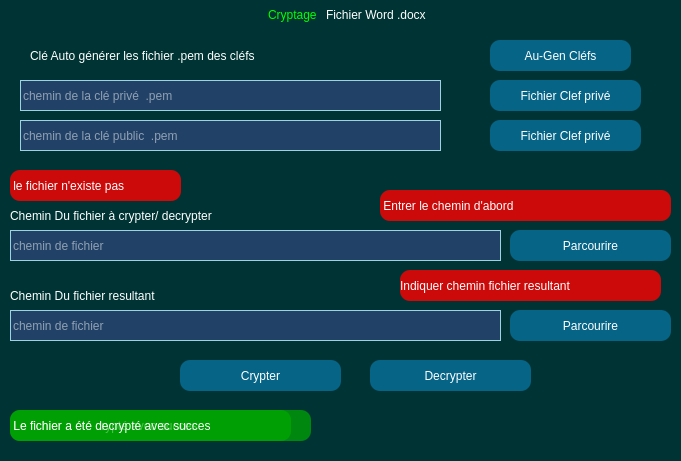
<?xml version="1.0" encoding="UTF-8"?>
<ui version="4.0">
 <class>CRYPTOFICHIER</class>
 <widget class="QMainWindow" name="CRYPTOFICHIER">
  <property name="windowModality">
   <enum>Qt::ApplicationModal</enum>
  </property>
  <property name="geometry">
   <rect>
    <x>0</x>
    <y>0</y>
    <width>681</width>
    <height>461</height>
   </rect>
  </property>
  <property name="windowTitle">
   <string>CRYPTOFICHIER</string>
  </property>
  <property name="styleSheet">
   <string notr="true">background-color: rgb(0, 52, 52);</string>
  </property>
  <widget class="QWidget" name="centralwidget">
   <widget class="QWidget" name="layoutWidget">
    <property name="geometry">
     <rect>
      <x>0</x>
      <y>0</y>
      <width>681</width>
      <height>30</height>
     </rect>
    </property>
    <layout class="QHBoxLayout" name="horizontalLayout">
     <item>
      <widget class="QLabel" name="label_6">
       <property name="text">
        <string/>
       </property>
       <property name="pixmap">
        <pixmap>C:/Users/ML/.designer/backup/image/32CYPHER.jpg</pixmap>
       </property>
       <property name="scaledContents">
        <bool>true</bool>
       </property>
      </widget>
     </item>
     <item>
      <spacer name="horizontalSpacer_3">
       <property name="orientation">
        <enum>Qt::Horizontal</enum>
       </property>
       <property name="sizeHint" stdset="0">
        <size>
         <width>40</width>
         <height>20</height>
        </size>
       </property>
      </spacer>
     </item>
     <item>
      <widget class="QLabel" name="label_35">
       <property name="styleSheet">
        <string notr="true">color: rgb(0, 255, 0);
background:transparent;
font: 75 16pt &quot;Century Gothic&quot;;
</string>
       </property>
       <property name="text">
        <string>Cryptage </string>
       </property>
      </widget>
     </item>
     <item>
      <widget class="QLabel" name="label_68">
       <property name="styleSheet">
        <string notr="true">color: #ffffff;
background:transparent;
font: 75 16pt &quot;Century Gothic&quot;;
</string>
       </property>
       <property name="text">
        <string>Fichier Word .docx</string>
       </property>
      </widget>
     </item>
     <item>
      <spacer name="horizontalSpacer">
       <property name="orientation">
        <enum>Qt::Horizontal</enum>
       </property>
       <property name="sizeType">
        <enum>QSizePolicy::MinimumExpanding</enum>
       </property>
       <property name="sizeHint" stdset="0">
        <size>
         <width>40</width>
         <height>20</height>
        </size>
       </property>
      </spacer>
     </item>
    </layout>
   </widget>
   <widget class="QPushButton" name="decrypter_btn">
    <property name="enabled">
     <bool>true</bool>
    </property>
    <property name="geometry">
     <rect>
      <x>370</x>
      <y>360</y>
      <width>161</width>
      <height>31</height>
     </rect>
    </property>
    <property name="sizePolicy">
     <sizepolicy hsizetype="Minimum" vsizetype="Fixed">
      <horstretch>0</horstretch>
      <verstretch>0</verstretch>
     </sizepolicy>
    </property>
    <property name="styleSheet">
     <string notr="true">font: 14pt &quot;5by7&quot;;
color: rgb(255, 255, 255);
background-color: rgb(6, 100, 135);
border-radius:10px;</string>
    </property>
    <property name="text">
     <string>Decrypter</string>
    </property>
    <property name="shortcut">
     <string>Return</string>
    </property>
    <property name="checkable">
     <bool>false</bool>
    </property>
    <property name="default">
     <bool>true</bool>
    </property>
   </widget>
   <widget class="QPushButton" name="crypter_btn">
    <property name="enabled">
     <bool>true</bool>
    </property>
    <property name="geometry">
     <rect>
      <x>180</x>
      <y>360</y>
      <width>161</width>
      <height>31</height>
     </rect>
    </property>
    <property name="sizePolicy">
     <sizepolicy hsizetype="Minimum" vsizetype="Fixed">
      <horstretch>0</horstretch>
      <verstretch>0</verstretch>
     </sizepolicy>
    </property>
    <property name="styleSheet">
     <string notr="true">background-color: rgb(6, 100, 135);
font: 14pt &quot;5by7&quot;;
border-color: rgb(255, 255, 255);
color: rgb(255, 255, 255);font: 14pt &quot;5by7&quot;;
border-radius:10px;</string>
    </property>
    <property name="text">
     <string>Crypter</string>
    </property>
    <property name="shortcut">
     <string>Return</string>
    </property>
    <property name="checkable">
     <bool>false</bool>
    </property>
    <property name="default">
     <bool>true</bool>
    </property>
   </widget>
   <widget class="QLabel" name="msg_3">
    <property name="enabled">
     <bool>false</bool>
    </property>
    <property name="geometry">
     <rect>
      <x>10</x>
      <y>410</y>
      <width>281</width>
      <height>31</height>
     </rect>
    </property>
    <property name="styleSheet">
     <string notr="true">background: rgba(0, 170, 0,0.7);

color: rgb(255, 255, 255);
border-radius:10px;
font: 12pt &quot;Century Gothic&quot;;</string>
    </property>
    <property name="text">
     <string> Le fichier a été crypté avec succes</string>
    </property>
   </widget>
   <widget class="QLabel" name="msg_1">
    <property name="enabled">
     <bool>false</bool>
    </property>
    <property name="geometry">
     <rect>
      <x>380</x>
      <y>190</y>
      <width>291</width>
      <height>31</height>
     </rect>
    </property>
    <property name="styleSheet">
     <string notr="true">background:rgba(255,0,0,0.8);
color: rgb(255, 255, 255);
border-radius:10px;
font: 12pt &quot;Century Gothic&quot;;</string>
    </property>
    <property name="text">
     <string> Entrer le chemin d'abord </string>
    </property>
   </widget>
   <widget class="QLabel" name="msg_2">
    <property name="enabled">
     <bool>false</bool>
    </property>
    <property name="geometry">
     <rect>
      <x>10</x>
      <y>170</y>
      <width>171</width>
      <height>31</height>
     </rect>
    </property>
    <property name="styleSheet">
     <string notr="true">background:rgba(255,0,0,0.8);
color: rgb(255, 255, 255);
border-radius:10px;
font: 12pt &quot;Century Gothic&quot;;</string>
    </property>
    <property name="text">
     <string> le fichier n'existe pas </string>
    </property>
   </widget>
   <widget class="QLabel" name="msg_4">
    <property name="enabled">
     <bool>false</bool>
    </property>
    <property name="geometry">
     <rect>
      <x>10</x>
      <y>410</y>
      <width>301</width>
      <height>31</height>
     </rect>
    </property>
    <property name="styleSheet">
     <string notr="true">background: rgba(0, 170, 0,0.7);

color: rgb(255, 255, 255);
border-radius:10px;
font: 12pt &quot;Century Gothic&quot;;</string>
    </property>
    <property name="text">
     <string> Le fichier a été decrypté avec succes</string>
    </property>
   </widget>
   <widget class="QLineEdit" name="chemin">
    <property name="enabled">
     <bool>true</bool>
    </property>
    <property name="geometry">
     <rect>
      <x>10</x>
      <y>230</y>
      <width>491</width>
      <height>31</height>
     </rect>
    </property>
    <property name="sizePolicy">
     <sizepolicy hsizetype="Fixed" vsizetype="Fixed">
      <horstretch>0</horstretch>
      <verstretch>0</verstretch>
     </sizepolicy>
    </property>
    <property name="sizeIncrement">
     <size>
      <width>15</width>
      <height>15</height>
     </size>
    </property>
    <property name="baseSize">
     <size>
      <width>15</width>
      <height>15</height>
     </size>
    </property>
    <property name="mouseTracking">
     <bool>false</bool>
    </property>
    <property name="layoutDirection">
     <enum>Qt::LeftToRight</enum>
    </property>
    <property name="autoFillBackground">
     <bool>false</bool>
    </property>
    <property name="styleSheet">
     <string notr="true">

color:#ffffff;
border-radius: 0px;
border:1px solid #9cd3e2;
background-color: rgb(33, 65, 103);
font: 12pt &quot;Century Gothic&quot;;</string>
    </property>
    <property name="inputMask">
     <string notr="true"/>
    </property>
    <property name="text">
     <string notr="true"/>
    </property>
    <property name="maxLength">
     <number>999999999</number>
    </property>
    <property name="frame">
     <bool>true</bool>
    </property>
    <property name="cursorPosition">
     <number>0</number>
    </property>
    <property name="placeholderText">
     <string notr="true">chemin de fichier</string>
    </property>
    <property name="cursorMoveStyle">
     <enum>Qt::LogicalMoveStyle</enum>
    </property>
    <property name="clearButtonEnabled">
     <bool>false</bool>
    </property>
   </widget>
   <widget class="QPushButton" name="parcourire_btn">
    <property name="enabled">
     <bool>true</bool>
    </property>
    <property name="geometry">
     <rect>
      <x>510</x>
      <y>230</y>
      <width>161</width>
      <height>31</height>
     </rect>
    </property>
    <property name="sizePolicy">
     <sizepolicy hsizetype="Minimum" vsizetype="Fixed">
      <horstretch>0</horstretch>
      <verstretch>0</verstretch>
     </sizepolicy>
    </property>
    <property name="styleSheet">
     <string notr="true">font: 14pt &quot;5by7&quot;;
color: rgb(255, 255, 255);
background-color: rgb(6, 100, 135);
border-radius:10px;</string>
    </property>
    <property name="text">
     <string>Parcourire</string>
    </property>
    <property name="shortcut">
     <string>Return</string>
    </property>
    <property name="checkable">
     <bool>false</bool>
    </property>
    <property name="default">
     <bool>true</bool>
    </property>
   </widget>
   <widget class="QLabel" name="label_3">
    <property name="geometry">
     <rect>
      <x>30</x>
      <y>40</y>
      <width>391</width>
      <height>31</height>
     </rect>
    </property>
    <property name="styleSheet">
     <string notr="true">background:transparent;
font: 14pt &quot;5by7&quot;;

font: 14pt &quot;Century Gothic&quot;;

color:#ffffff;</string>
    </property>
    <property name="text">
     <string>Clé Auto générer les fichier .pem des cléfs</string>
    </property>
   </widget>
   <widget class="QLabel" name="label_2">
    <property name="geometry">
     <rect>
      <x>10</x>
      <y>200</y>
      <width>361</width>
      <height>31</height>
     </rect>
    </property>
    <property name="styleSheet">
     <string notr="true">background:transparent;
font: 14pt &quot;5by7&quot;;

font: 14pt &quot;Century Gothic&quot;;

color:#ffffff;</string>
    </property>
    <property name="text">
     <string>Chemin Du fichier à crypter/ decrypter</string>
    </property>
   </widget>
   <widget class="QPushButton" name="confirmer_btn">
    <property name="geometry">
     <rect>
      <x>490</x>
      <y>40</y>
      <width>141</width>
      <height>31</height>
     </rect>
    </property>
    <property name="sizePolicy">
     <sizepolicy hsizetype="Minimum" vsizetype="Fixed">
      <horstretch>0</horstretch>
      <verstretch>0</verstretch>
     </sizepolicy>
    </property>
    <property name="styleSheet">
     <string notr="true">font: 14pt &quot;5by7&quot;;
color: rgb(255, 255, 255);
background-color: rgb(6, 100, 135);
border-radius:10px;</string>
    </property>
    <property name="text">
     <string>Au-Gen Cléfs</string>
    </property>
    <property name="shortcut">
     <string>Return</string>
    </property>
    <property name="checkable">
     <bool>false</bool>
    </property>
    <property name="default">
     <bool>true</bool>
    </property>
   </widget>
   <widget class="QLineEdit" name="rchemin">
    <property name="enabled">
     <bool>true</bool>
    </property>
    <property name="geometry">
     <rect>
      <x>10</x>
      <y>310</y>
      <width>491</width>
      <height>31</height>
     </rect>
    </property>
    <property name="sizePolicy">
     <sizepolicy hsizetype="Fixed" vsizetype="Fixed">
      <horstretch>0</horstretch>
      <verstretch>0</verstretch>
     </sizepolicy>
    </property>
    <property name="sizeIncrement">
     <size>
      <width>15</width>
      <height>15</height>
     </size>
    </property>
    <property name="baseSize">
     <size>
      <width>15</width>
      <height>15</height>
     </size>
    </property>
    <property name="mouseTracking">
     <bool>false</bool>
    </property>
    <property name="layoutDirection">
     <enum>Qt::LeftToRight</enum>
    </property>
    <property name="autoFillBackground">
     <bool>false</bool>
    </property>
    <property name="styleSheet">
     <string notr="true">

color:#ffffff;
border-radius: 0px;
border:1px solid #9cd3e2;
background-color: rgb(33, 65, 103);
font: 12pt &quot;Century Gothic&quot;;</string>
    </property>
    <property name="inputMask">
     <string notr="true"/>
    </property>
    <property name="text">
     <string notr="true"/>
    </property>
    <property name="maxLength">
     <number>999999999</number>
    </property>
    <property name="frame">
     <bool>true</bool>
    </property>
    <property name="cursorPosition">
     <number>0</number>
    </property>
    <property name="placeholderText">
     <string notr="true">chemin de fichier</string>
    </property>
    <property name="cursorMoveStyle">
     <enum>Qt::LogicalMoveStyle</enum>
    </property>
    <property name="clearButtonEnabled">
     <bool>false</bool>
    </property>
   </widget>
   <widget class="QLabel" name="label_5">
    <property name="geometry">
     <rect>
      <x>10</x>
      <y>280</y>
      <width>381</width>
      <height>31</height>
     </rect>
    </property>
    <property name="styleSheet">
     <string notr="true">background:transparent;
font: 14pt &quot;5by7&quot;;

font: 14pt &quot;Century Gothic&quot;;

color:#ffffff;</string>
    </property>
    <property name="text">
     <string>Chemin Du fichier resultant </string>
    </property>
   </widget>
   <widget class="QLabel" name="msg_5">
    <property name="enabled">
     <bool>false</bool>
    </property>
    <property name="geometry">
     <rect>
      <x>400</x>
      <y>270</y>
      <width>261</width>
      <height>31</height>
     </rect>
    </property>
    <property name="styleSheet">
     <string notr="true">background:rgba(255,0,0,0.8);
color: rgb(255, 255, 255);
border-radius:10px;
font: 12pt &quot;Century Gothic&quot;;</string>
    </property>
    <property name="text">
     <string>Indiquer chemin fichier resultant </string>
    </property>
   </widget>
   <widget class="QPushButton" name="parcourire_btn_2">
    <property name="enabled">
     <bool>true</bool>
    </property>
    <property name="geometry">
     <rect>
      <x>510</x>
      <y>310</y>
      <width>161</width>
      <height>31</height>
     </rect>
    </property>
    <property name="sizePolicy">
     <sizepolicy hsizetype="Minimum" vsizetype="Fixed">
      <horstretch>0</horstretch>
      <verstretch>0</verstretch>
     </sizepolicy>
    </property>
    <property name="styleSheet">
     <string notr="true">background-color: rgb(6, 100, 135);
font: 14pt &quot;5by7&quot;;
color: rgb(255, 255, 255);
border-radius:10px;</string>
    </property>
    <property name="text">
     <string>Parcourire</string>
    </property>
    <property name="shortcut">
     <string>Return</string>
    </property>
    <property name="checkable">
     <bool>false</bool>
    </property>
    <property name="default">
     <bool>true</bool>
    </property>
   </widget>
   <widget class="QPushButton" name="prvkey">
    <property name="geometry">
     <rect>
      <x>490</x>
      <y>120</y>
      <width>151</width>
      <height>31</height>
     </rect>
    </property>
    <property name="sizePolicy">
     <sizepolicy hsizetype="Minimum" vsizetype="Fixed">
      <horstretch>0</horstretch>
      <verstretch>0</verstretch>
     </sizepolicy>
    </property>
    <property name="styleSheet">
     <string notr="true">font: 14pt &quot;5by7&quot;;
color: rgb(255, 255, 255);
background-color: rgb(6, 100, 135);
border-radius:10px;</string>
    </property>
    <property name="text">
     <string>Fichier Clef privé</string>
    </property>
    <property name="shortcut">
     <string>Return</string>
    </property>
    <property name="checkable">
     <bool>false</bool>
    </property>
    <property name="default">
     <bool>true</bool>
    </property>
   </widget>
   <widget class="QPushButton" name="pubkey">
    <property name="geometry">
     <rect>
      <x>490</x>
      <y>80</y>
      <width>151</width>
      <height>31</height>
     </rect>
    </property>
    <property name="sizePolicy">
     <sizepolicy hsizetype="Minimum" vsizetype="Fixed">
      <horstretch>0</horstretch>
      <verstretch>0</verstretch>
     </sizepolicy>
    </property>
    <property name="styleSheet">
     <string notr="true">font: 14pt &quot;5by7&quot;;
color: rgb(255, 255, 255);
background-color: rgb(6, 100, 135);
border-radius:10px;</string>
    </property>
    <property name="text">
     <string>Fichier Clef privé</string>
    </property>
    <property name="shortcut">
     <string>Return</string>
    </property>
    <property name="checkable">
     <bool>false</bool>
    </property>
    <property name="default">
     <bool>true</bool>
    </property>
   </widget>
   <widget class="QLineEdit" name="chemin_prvkey">
    <property name="enabled">
     <bool>true</bool>
    </property>
    <property name="geometry">
     <rect>
      <x>20</x>
      <y>80</y>
      <width>421</width>
      <height>31</height>
     </rect>
    </property>
    <property name="sizePolicy">
     <sizepolicy hsizetype="Fixed" vsizetype="Fixed">
      <horstretch>0</horstretch>
      <verstretch>0</verstretch>
     </sizepolicy>
    </property>
    <property name="sizeIncrement">
     <size>
      <width>15</width>
      <height>15</height>
     </size>
    </property>
    <property name="baseSize">
     <size>
      <width>15</width>
      <height>15</height>
     </size>
    </property>
    <property name="mouseTracking">
     <bool>false</bool>
    </property>
    <property name="layoutDirection">
     <enum>Qt::LeftToRight</enum>
    </property>
    <property name="autoFillBackground">
     <bool>false</bool>
    </property>
    <property name="styleSheet">
     <string notr="true">

color:#ffffff;
border-radius: 0px;
border:1px solid #9cd3e2;
background-color: rgb(33, 65, 103);
font: 12pt &quot;Century Gothic&quot;;</string>
    </property>
    <property name="inputMask">
     <string notr="true"/>
    </property>
    <property name="text">
     <string notr="true"/>
    </property>
    <property name="maxLength">
     <number>999999999</number>
    </property>
    <property name="frame">
     <bool>true</bool>
    </property>
    <property name="cursorPosition">
     <number>0</number>
    </property>
    <property name="placeholderText">
     <string notr="true">chemin de la clé privé  .pem</string>
    </property>
    <property name="cursorMoveStyle">
     <enum>Qt::LogicalMoveStyle</enum>
    </property>
    <property name="clearButtonEnabled">
     <bool>false</bool>
    </property>
   </widget>
   <widget class="QLineEdit" name="chemin_pubkey">
    <property name="enabled">
     <bool>true</bool>
    </property>
    <property name="geometry">
     <rect>
      <x>20</x>
      <y>120</y>
      <width>421</width>
      <height>31</height>
     </rect>
    </property>
    <property name="sizePolicy">
     <sizepolicy hsizetype="Fixed" vsizetype="Fixed">
      <horstretch>0</horstretch>
      <verstretch>0</verstretch>
     </sizepolicy>
    </property>
    <property name="sizeIncrement">
     <size>
      <width>15</width>
      <height>15</height>
     </size>
    </property>
    <property name="baseSize">
     <size>
      <width>15</width>
      <height>15</height>
     </size>
    </property>
    <property name="mouseTracking">
     <bool>false</bool>
    </property>
    <property name="layoutDirection">
     <enum>Qt::LeftToRight</enum>
    </property>
    <property name="autoFillBackground">
     <bool>false</bool>
    </property>
    <property name="styleSheet">
     <string notr="true">

color:#ffffff;
border-radius: 0px;
border:1px solid #9cd3e2;
background-color: rgb(33, 65, 103);
font: 12pt &quot;Century Gothic&quot;;</string>
    </property>
    <property name="inputMask">
     <string notr="true"/>
    </property>
    <property name="text">
     <string notr="true"/>
    </property>
    <property name="maxLength">
     <number>999999999</number>
    </property>
    <property name="frame">
     <bool>true</bool>
    </property>
    <property name="cursorPosition">
     <number>0</number>
    </property>
    <property name="placeholderText">
     <string notr="true">chemin de la clé public  .pem</string>
    </property>
    <property name="cursorMoveStyle">
     <enum>Qt::LogicalMoveStyle</enum>
    </property>
    <property name="clearButtonEnabled">
     <bool>false</bool>
    </property>
   </widget>
  </widget>
 </widget>
 <resources/>
 <connections/>
</ui>
